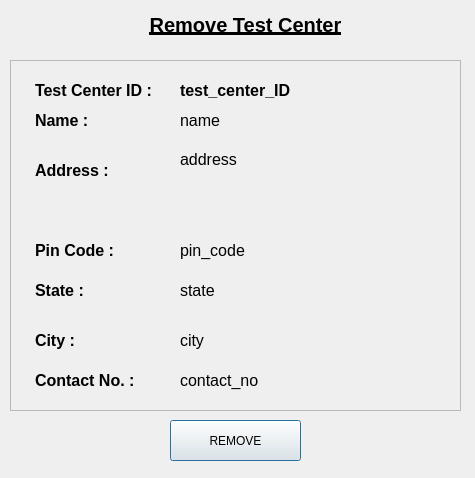
<?xml version="1.0" encoding="UTF-8"?>
<ui version="4.0">
 <class>removeTestCenter</class>
 <widget class="QDialog" name="removeTestCenter">
  <property name="geometry">
   <rect>
    <x>0</x>
    <y>0</y>
    <width>475</width>
    <height>478</height>
   </rect>
  </property>
  <property name="windowTitle">
   <string/>
  </property>
  <widget class="QLabel" name="title">
   <property name="geometry">
    <rect>
     <x>20</x>
     <y>0</y>
     <width>451</width>
     <height>51</height>
    </rect>
   </property>
   <property name="text">
    <string>&lt;html&gt;&lt;head/&gt;&lt;body&gt;&lt;p align=&quot;center&quot;&gt;&lt;span style=&quot; font-size:15pt; font-weight:600; text-decoration: underline;&quot;&gt;Remove Test Center&lt;/span&gt;&lt;/p&gt;&lt;/body&gt;&lt;/html&gt;</string>
   </property>
  </widget>
  <widget class="QPushButton" name="removeButton">
   <property name="geometry">
    <rect>
     <x>170</x>
     <y>420</y>
     <width>131</width>
     <height>41</height>
    </rect>
   </property>
   <property name="text">
    <string>REMOVE</string>
   </property>
  </widget>
  <widget class="QFrame" name="frame">
   <property name="geometry">
    <rect>
     <x>10</x>
     <y>60</y>
     <width>451</width>
     <height>351</height>
    </rect>
   </property>
   <property name="styleSheet">
    <string notr="true"/>
   </property>
   <property name="frameShape">
    <enum>QFrame::StyledPanel</enum>
   </property>
   <property name="frameShadow">
    <enum>QFrame::Raised</enum>
   </property>
   <widget class="QLabel" name="nameLabel">
    <property name="geometry">
     <rect>
      <x>25</x>
      <y>40</y>
      <width>81</width>
      <height>41</height>
     </rect>
    </property>
    <property name="text">
     <string>&lt;html&gt;&lt;head/&gt;&lt;body&gt;&lt;p&gt;&lt;span style=&quot; font-size:12pt; font-weight:600;&quot;&gt;Name :&lt;/span&gt;&lt;/p&gt;&lt;/body&gt;&lt;/html&gt;</string>
    </property>
   </widget>
   <widget class="QLabel" name="addressLabel">
    <property name="geometry">
     <rect>
      <x>25</x>
      <y>90</y>
      <width>91</width>
      <height>41</height>
     </rect>
    </property>
    <property name="text">
     <string>&lt;html&gt;&lt;head/&gt;&lt;body&gt;&lt;p&gt;&lt;span style=&quot; font-size:12pt; font-weight:600;&quot;&gt;Address :&lt;/span&gt;&lt;/p&gt;&lt;/body&gt;&lt;/html&gt;</string>
    </property>
   </widget>
   <widget class="QLabel" name="contactLabel">
    <property name="geometry">
     <rect>
      <x>25</x>
      <y>300</y>
      <width>131</width>
      <height>41</height>
     </rect>
    </property>
    <property name="text">
     <string>&lt;html&gt;&lt;head/&gt;&lt;body&gt;&lt;p&gt;&lt;span style=&quot; font-size:12pt; font-weight:600;&quot;&gt;Contact No. :&lt;/span&gt;&lt;/p&gt;&lt;/body&gt;&lt;/html&gt;</string>
    </property>
   </widget>
   <widget class="QLabel" name="stateLabel">
    <property name="geometry">
     <rect>
      <x>25</x>
      <y>210</y>
      <width>61</width>
      <height>41</height>
     </rect>
    </property>
    <property name="text">
     <string>&lt;html&gt;&lt;head/&gt;&lt;body&gt;&lt;p&gt;&lt;span style=&quot; font-size:12pt; font-weight:600;&quot;&gt;State :&lt;/span&gt;&lt;/p&gt;&lt;/body&gt;&lt;/html&gt;</string>
    </property>
   </widget>
   <widget class="QLabel" name="pinCodeLabel">
    <property name="geometry">
     <rect>
      <x>25</x>
      <y>170</y>
      <width>91</width>
      <height>41</height>
     </rect>
    </property>
    <property name="text">
     <string>&lt;html&gt;&lt;head/&gt;&lt;body&gt;&lt;p&gt;&lt;span style=&quot; font-size:12pt; font-weight:600;&quot;&gt;Pin Code :&lt;/span&gt;&lt;/p&gt;&lt;/body&gt;&lt;/html&gt;</string>
    </property>
   </widget>
   <widget class="QLabel" name="cityLabel">
    <property name="geometry">
     <rect>
      <x>25</x>
      <y>260</y>
      <width>61</width>
      <height>41</height>
     </rect>
    </property>
    <property name="text">
     <string>&lt;html&gt;&lt;head/&gt;&lt;body&gt;&lt;p&gt;&lt;span style=&quot; font-size:12pt; font-weight:600;&quot;&gt;City :&lt;/span&gt;&lt;/p&gt;&lt;/body&gt;&lt;/html&gt;</string>
    </property>
   </widget>
   <widget class="QLabel" name="name">
    <property name="geometry">
     <rect>
      <x>170</x>
      <y>40</y>
      <width>281</width>
      <height>41</height>
     </rect>
    </property>
    <property name="styleSheet">
     <string notr="true">font-size:12pt;</string>
    </property>
    <property name="text">
     <string>name</string>
    </property>
   </widget>
   <widget class="QLabel" name="address">
    <property name="geometry">
     <rect>
      <x>170</x>
      <y>90</y>
      <width>281</width>
      <height>71</height>
     </rect>
    </property>
    <property name="styleSheet">
     <string notr="true">font-size:12pt;</string>
    </property>
    <property name="text">
     <string>address</string>
    </property>
    <property name="alignment">
     <set>Qt::AlignLeading|Qt::AlignLeft|Qt::AlignTop</set>
    </property>
   </widget>
   <widget class="QLabel" name="pinCode">
    <property name="geometry">
     <rect>
      <x>170</x>
      <y>170</y>
      <width>181</width>
      <height>41</height>
     </rect>
    </property>
    <property name="styleSheet">
     <string notr="true">font-size:12pt;</string>
    </property>
    <property name="text">
     <string>pin_code</string>
    </property>
   </widget>
   <widget class="QLabel" name="state">
    <property name="geometry">
     <rect>
      <x>170</x>
      <y>210</y>
      <width>181</width>
      <height>41</height>
     </rect>
    </property>
    <property name="styleSheet">
     <string notr="true">font-size:12pt;</string>
    </property>
    <property name="text">
     <string>state</string>
    </property>
   </widget>
   <widget class="QLabel" name="city">
    <property name="geometry">
     <rect>
      <x>170</x>
      <y>260</y>
      <width>181</width>
      <height>41</height>
     </rect>
    </property>
    <property name="styleSheet">
     <string notr="true">font-size:12pt;</string>
    </property>
    <property name="text">
     <string>city</string>
    </property>
   </widget>
   <widget class="QLabel" name="contactNo">
    <property name="geometry">
     <rect>
      <x>170</x>
      <y>305</y>
      <width>181</width>
      <height>31</height>
     </rect>
    </property>
    <property name="styleSheet">
     <string notr="true">font-size:12pt;</string>
    </property>
    <property name="text">
     <string>contact_no</string>
    </property>
   </widget>
   <widget class="QLabel" name="IDLabel">
    <property name="geometry">
     <rect>
      <x>25</x>
      <y>10</y>
      <width>141</width>
      <height>41</height>
     </rect>
    </property>
    <property name="text">
     <string>&lt;html&gt;&lt;head/&gt;&lt;body&gt;&lt;p&gt;&lt;span style=&quot; font-size:12pt; font-weight:600;&quot;&gt;Test Center ID :&lt;/span&gt;&lt;/p&gt;&lt;/body&gt;&lt;/html&gt;</string>
    </property>
   </widget>
   <widget class="QLabel" name="testCenterID">
    <property name="geometry">
     <rect>
      <x>170</x>
      <y>10</y>
      <width>281</width>
      <height>41</height>
     </rect>
    </property>
    <property name="styleSheet">
     <string notr="true">font-size:12pt;
font-weight:bold;</string>
    </property>
    <property name="text">
     <string>test_center_ID</string>
    </property>
   </widget>
  </widget>
 </widget>
 <resources/>
 <connections/>
</ui>
